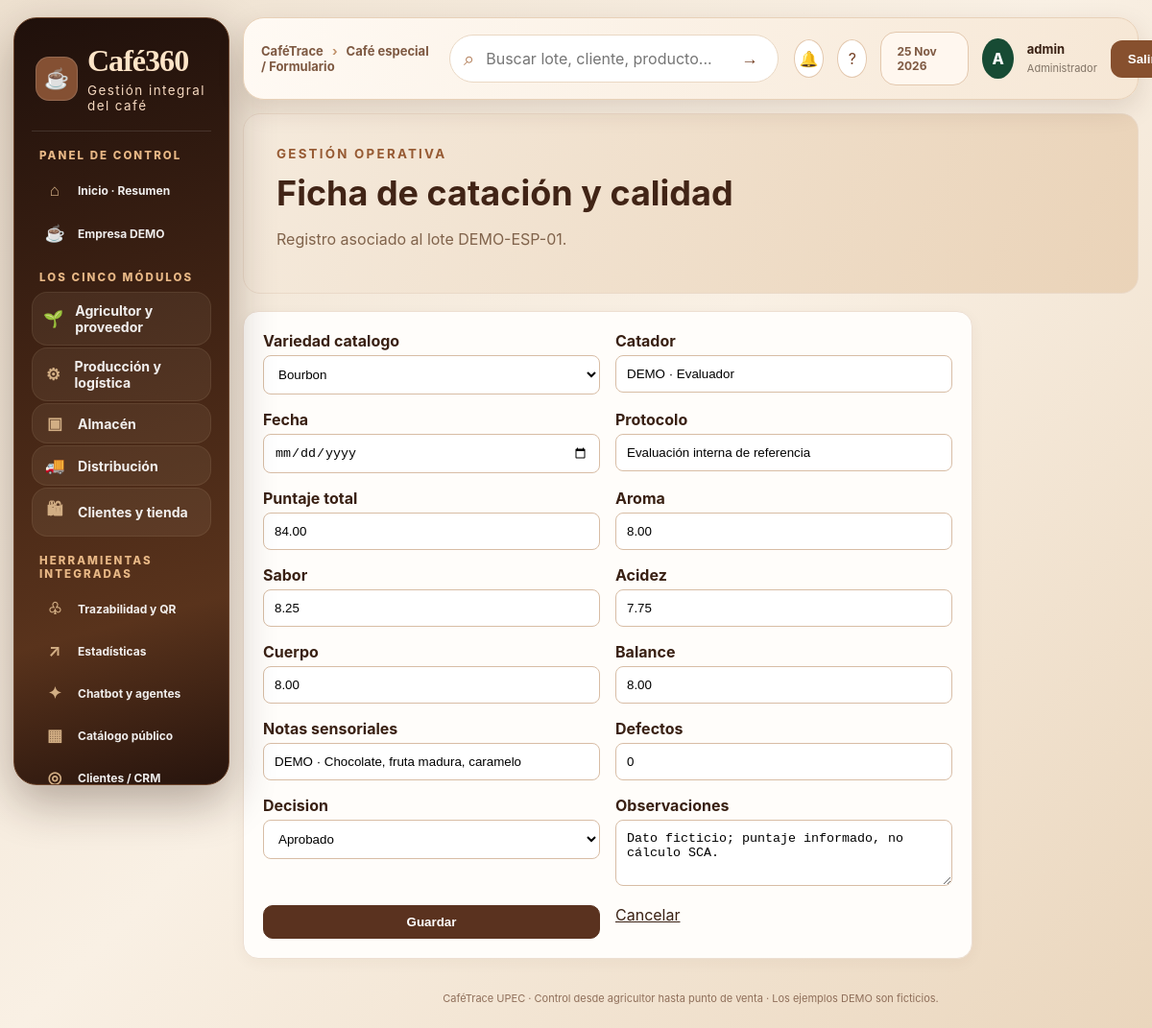
Screenshot of /especial/lote/1/catacion/ (signed in) with the database file from the repository.
### trazabilidad/models.py (models this page shows, shortened)
class Lote(models.Model):
    METODOS = [
        ("Lavado", "Lavado"),
        ("Honey", "Honey"),
        ("Natural", "Natural"),
        ("Anaeróbico", "Anaeróbico"),
    ]
    ESTADOS = [
        ("En proceso", "En proceso"),
        ("Aprobado", "Aprobado"),
        ("Rechazado", "Rechazado"),
    ]
    codigo = models.CharField(max_length=30, unique=True, editable=False)
    productor = models.ForeignKey(Productor, on_delete=models.PROTECT, related_name="lotes")
    finca = models.ForeignKey(Finca, on_delete=models.PROTECT, related_name="lotes")
    variedad = models.CharField(max_length=100)
    fecha_cosecha = models.DateField()
    cantidad_kg = models.DecimalField(max_digits=10, decimal_places=2)
    metodo_proceso = models.CharField(max_length=30, choices=METODOS, default="Lavado")
    fecha_ingreso = models.DateField(default=timezone.now)
    humedad = models.DecimalField(max_digits=5, decimal_places=2, null=True, blank=True)
    temperatura_secado = models.DecimalField(max_digits=5, decimal_places=2, null=True, blank=True)
    tiempo_fermentacion_horas = models.DecimalField(max_digits=6, decimal_places=2, null=True, blank=True)
    estado = models.CharField(max_length=30, choices=ESTADOS, default="En proceso")
    notas = models.TextField(blank=True)
    creado = models.DateTimeField(auto_now_add=True)
    class Meta:
        ordering = ["-creado"]

class PerfilEspecial(models.Model):
    lote = models.OneToOneField(Lote, on_delete=models.CASCADE, related_name='perfil_especial')
    variedad_catalogo = models.ForeignKey(VariedadCafe, on_delete=models.SET_NULL, null=True, blank=True)
    catador = models.CharField(max_length=120)
    fecha = models.DateField(default=timezone.localdate)
    protocolo = models.CharField(max_length=120, default='Evaluación interna de referencia')
    puntaje_total = models.DecimalField(max_digits=5, decimal_places=2, null=True, blank=True)
    aroma = models.DecimalField(max_digits=4, decimal_places=2, null=True, blank=True)
    sabor = models.DecimalField(max_digits=4, decimal_places=2, null=True, blank=True)
    acidez = models.DecimalField(max_digits=4, decimal_places=2, null=True, blank=True)
    cuerpo = models.DecimalField(max_digits=4, decimal_places=2, null=True, blank=True)
    balance = models.DecimalField(max_digits=4, decimal_places=2, null=True, blank=True)
    notas_sensoriales = models.CharField(max_length=300, blank=True)
    defectos = models.PositiveIntegerField(default=0)
    decision = models.CharField(max_length=20, choices=[('Pendiente','Pendiente'),('Aprobado','Aprobado'),('Rechazado','Rechazado')], default='Pendiente')
    observaciones = models.TextField(blank=True)
    class Meta: verbose_name = 'Perfil de café especial'

### trazabilidad/especial_views.py (the view)
# urls.py: path('especial/lote/<int:lote_id>/catacion/', especial_views.catacion, name='especial_catacion'),
@role_required('Control de calidad')
def catacion(request,lote_id):
    lote=get_object_or_404(Lote,pk=lote_id)
    obj=PerfilEspecial.objects.filter(lote=lote).first()
    if request.method=='POST':
        form=PerfilEspecialForm(request.POST,instance=obj)
        if form.is_valid():
            perfil=form.save(commit=False);perfil.lote=lote;perfil.save()
            messages.success(request,'Catación guardada.');return redirect('especial_detalle',lote_id=lote.pk)
    else:form=PerfilEspecialForm(instance=obj)
    return render(request,'especial/form.html',{'form':form,'titulo':'Ficha de catación y calidad','lote':lote})

### trazabilidad/especial_forms.py (shortened to what this page needs)
class PerfilEspecialForm(forms.ModelForm):
    class Meta:
        model=PerfilEspecial
        exclude=['lote']
        widgets={'fecha':forms.DateInput(attrs={'type':'date'}),'observaciones':forms.Textarea(attrs={'rows':3})}

### trazabilidad/models.py (called while the page is built)
    def __str__(self): return self.nombre

### trazabilidad/permissions.py (called while the page is built)
def roles_for(user):
    if not user.is_authenticated:
        return set()
    if user.is_superuser:
        return set(ROLE_NAMES)
    return set(user.groups.filter(name__in=ROLE_NAMES).values_list("name", flat=True))

def role_required(*allowed):
    def decorator(view):
        @login_required
        @wraps(view)
        def wrapper(request, *args, **kwargs):
            grupos=roles_for(request.user)
            dedicados={'Producción','Almacén','Distribución','Tienda'}
            if not request.user.is_superuser and (not (grupos & dedicados & set(allowed)) if grupos & dedicados else not grupos.intersection(allowed)):
                return HttpResponseForbidden("Tu cuenta no tiene permiso para realizar esta operación.")
            return view(request, *args, **kwargs)
        return wrapper
    return decorator

### templates/especial/form.html
{% extends 'base.html' %}{% block title %}{{ titulo }} | CaféTrace{% endblock %}{% block breadcrumb %}Café especial / Formulario{% endblock %}{% block content %}<div class="sp-hero"><small>GESTIÓN OPERATIVA</small><h1>{{ titulo }}</h1><p>Registro asociado al lote {{ lote.codigo }}.</p></div><section class="sp-panel sp-form"><form method="post">{% csrf_token %}{% if form.non_field_errors %}<div class="errorlist">{{ form.non_field_errors }}</div>{% endif %}{% for field in form %}<div><label for="{{ field.id_for_label }}">{{ field.label }}</label>{{ field }}{{ field.errors }}{% if field.help_text %}<small>{{ field.help_text }}</small>{% endif %}</div>{% endfor %}<button type="submit" class="sp-btn">Guardar</button> <a href="{% url 'especial_detalle' lote.pk %}">Cancelar</a></form></section><link rel="stylesheet" href="/static/css/especial.css">{% endblock %}

### templates/base.html (shortened to what this page needs)
{% load static %}
<!DOCTYPE html><html lang="es"><head><meta charset="utf-8"><meta name="viewport" content="width=device-width,initial-scale=1"><title>{% block title %}CaféTrace · Cadena del café{% endblock %}</title>
<link rel="stylesheet" href="{% static 'css/style.css' %}"><link rel="stylesheet" href="{% static 'css/dashboard-pro.css' %}"><link rel="stylesheet" href="{% static 'css/cadena-2026.css' %}"><link rel="stylesheet" href="{% static 'css/cafe-experiencia.css' %}"><link rel="stylesheet" href="{% static 'css/tienda-premium.css' %}"><link rel="stylesheet" href="{% static 'css/cafe360-ui.css' %}">{% block extra_head %}{% endblock %}</head>
<body class="mrp-app {% if user.is_superuser %}mrp-admin{% else %}mrp-operator{% endif %}"><div class="mrp-shell">
{% if user.is_superuser %}<aside id="mrp-sidebar" class="mrp-sidebar"><a href="{% url 'inicio' %}" class="mrp-brand"><span class="mrp-brandicon">☕</span><span><strong>Café360</strong><small>Gestión integral del café</small></span></a>
<div class="mrp-side-title">PANEL DE CONTROL</div>
<a class="mrp-menu-link" href="{% url 'inicio' %}"><span>⌂</span> Inicio · Resumen</a>
<a class="mrp-menu-link" href="{% url 'cadena_empresa_demo' %}"><span>☕</span> Empresa DEMO</a>
<div class="mrp-side-title">LOS CINCO MÓDULOS</div>
<a class="mrp-menu-link c360-primary-module" href="{% url 'cadena_area' 'proveedor' %}"><span>🌱</span> Agricultor y proveedor</a>
<a class="mrp-menu-link c360-primary-module" href="{% url 'cadena_area' 'produccion' %}"><span>⚙</span> Producción y logística</a>
<a class="mrp-menu-link c360-primary-module" href="{% url 'cadena_area' 'almacen' %}"><span>▣</span> Almacén</a>
<a class="mrp-menu-link c360-primary-module" href="{% url 'cadena_area' 'distribucion' %}"><span>🚚</span> Distribución</a>
<a class="mrp-menu-link c360-primary-module" href="{% url 'cadena_area' 'tienda' %}"><span>🛍</span> Clientes y tienda</a>
<div class="mrp-side-title">HERRAMIENTAS INTEGRADAS</div>
<a class="mrp-menu-link" href="{% url 'lista_lotes' %}"><span>♧</span> Trazabilidad y QR</a>
<a class="mrp-menu-link" href="{% url 'cadena_estadisticas' %}"><span>↗</span> Estadísticas</a>
<a class="mrp-menu-link" href="{% url 'cadena_herramientas' %}"><span>✦</span> Chatbot y agentes</a>
<a class="mrp-menu-link" href="{% url 'catalogo_publico' %}"><span>▦</span> Catálogo público</a>
<a class="mrp-menu-link" href="{% url 'cadena_puntos' %}"><span>◎</span> Clientes / CRM</a>
<div class="mrp-sidebar-bottom"><span>●</span> Aplicativo conectado a una empresa simulada<br><small>Catálogo, QR, analítica, trazabilidad y áreas operativas integradas.</small></div></aside>{% endif %}
<div class="mrp-main"><header class="mrp-topbar">{% if user.is_superuser %}<button class="mrp-mobile" type="button" onclick="document.getElementById('mrp-sidebar').classList.toggle('mrp-open')" aria-label="Abrir menú">☰</button>{% else %}<a class="operator-brand" href="{% url 'inicio' %}">☕ CaféTrace <span>· Mi área de trabajo</span></a>{% endif %}<div class="mrp-breadcrumb">CaféTrace <span>›</span> {% block breadcrumb %}Cadena de suministro{% endblock %}</div><form class="c360-search" action="{% url 'lista_lotes' %}" method="get"><input type="text" name="q" placeholder="Buscar lote, cliente, producto..."><button type="submit">→</button></form><div class="mrp-top-right"><a class="c360-icon-btn" href="{% url 'alertas' %}" title="Alertas">🔔</a><a class="c360-icon-btn" href="{% url 'cadena_herramientas' %}" title="Asistente">?</a><span class="mrp-top-date">{% now 'd M Y' %}</span><span class="mrp-avatar">{{ user.first_name|default:user.username|first|upper }}</span><span class="mrp-user"><b>{{ user.get_full_name|default:user.username }}</b><small>{% if user.is_superuser %}Administrador{% else %}{% for g in user.groups.all %}{{ g.name }}{% if not forloop.last %} · {% endif %}{% empty %}Operador{% endfor %}{% endif %}</small></span><form method="post" action="{% url 'logout' %}">{% csrf_token %}<button type="submit" class="mrp-exit">Salir</button></form></div></header>
<main class="mrp-content">{% block content %}{% endblock %}</main><footer class="mrp-footer">CaféTrace UPEC · Control desde agricultor hasta punto de venta · Los ejemplos DEMO son ficticios.</footer></div></div>
<script>document.querySelectorAll('.mrp-menu-link').forEach(a=>{if(a.pathname===location.pathname)a.classList.add('is-active')})</script>{% block extra_js %}{% endblock %}</body></html>

### static/css/style.css (style rules this page uses)
* { box-sizing:border-box }
body { margin:0;font-family:Arial,Helvetica,sans-serif;background:#f6f4ef;color:#29251f }
footer { text-align:center;padding:30px;color:#777;font-size:13px }
body { background:#f7f5f0;color:#26352c }

### static/css/dashboard-pro.css (style rules this page uses)
:root { --brand:#427f48;--deep:#203a2c;--muted:#7a8880;--line:#e8eee9;--bg:#f8faf8;--card:#fff }
* { box-sizing:border-box }
a { color:inherit }
:root { --brand:#774424;--deep:#331d14;--muted:#8b7769;--line:#eadfd2;--bg:#fbf7f1;--card:#fffdfb }

### static/css/cadena-2026.css (style rules this page uses)
:root { --espresso:#24170f;--cafe:#553521;--cafe2:#794d32;--caramelo:#bc8754;--arena:#ede3d4;--crema:#f7f2e9;--papiro:#fffcf6;--verde:#55765a;--tinta:#31271f;--muted:#817365;--linea:#e7dac9 }
* { box-sizing:border-box }
.mrp-app { margin:0;font-family:Inter,'Segoe UI',Arial,sans-serif;background:var(--crema);color:var(--tinta) }
.mrp-shell { display:flex;min-height:100vh }
.mrp-sidebar { width:260px;flex:0 0 260px;background:linear-gradient(165deg,#20150f,#382317 70%,#50301b);color:#eee3d5;min-height:100vh;position:sticky;top:0;height:100vh;overflow-y:auto;padding:25px 13px 18px;scrollbar-color:#624a36 transparent }
.mrp-brand { display:flex;align-items:center;gap:10px;color:#fff;text-decoration:none;padding:6px 10px 24px;border-bottom:1px solid #ffffff24 }
.mrp-brandicon { font-size:27px;background:#ffffff18;border:1px solid #ffffff24;padding:8px;border-radius:12px }
.mrp-brand strong { font-family:Georgia,serif;font-size:26px;font-weight:700 }
.mrp-brand small { display:block;letter-spacing:1.45px;font-size:9px;color:#c9b39e;margin-top:4px }
.mrp-side-title { font-size:10px;font-weight:800;letter-spacing:1.7px;color:#b7a18b;margin:22px 10px 8px }
.mrp-menu-link { color:#edddcc;text-decoration:none;display:flex;align-items:center;gap:10px;padding:11px 12px;margin:3px 0;border-radius:10px;font-size:12px;font-weight:550;transition:.15s }
.mrp-menu-link span { width:24px;text-align:center;font-size:17px;color:#d2ae84 }
.mrp-main { flex:1;min-width:0 }
.mrp-topbar { background:#fffaf4;box-shadow:0 1px 0 #eaded0;min-height:70px;display:flex;align-items:center;justify-content:space-between;padding:10px 27px;gap:12px }
.mrp-breadcrumb { font-size:13px;font-weight:700;color:#5c4635 }
.mrp-breadcrumb span { color:#b7a495;margin:0 9px }
.mrp-top-right { display:flex;gap:12px;align-items:center }
.mrp-top-date { border:1px solid var(--linea);border-radius:10px;padding:10px;color:#8a7460;font-size:12px }
.mrp-avatar { background:#d4e5d4;color:#346044;width:36px;height:36px;border-radius:50%;display:grid;place-items:center;font-weight:800 }
.mrp-user b { display:block;font-size:13px }
.mrp-user small { color:var(--muted);font-size:11px }
.mrp-exit,.mrp-mobile { border:0;background:#63412b;color:white;border-radius:8px;padding:10px 17px;cursor:pointer }
.mrp-content { padding:23px 26px 36px;max-width:1720px;margin:auto }
.mrp-footer { padding:12px 26px;font-size:11px;color:#897c6c;border-top:1px solid var(--linea) }
@media (max-width:1250px) { .mrp-sidebar { width:225px;flex-basis:225px } }
@media (max-width:1250px) { .mrp-content { padding:18px } }

### static/css/cafe-experiencia.css (style rules this page uses)
html { scroll-behavior:smooth }
.mrp-admin .mrp-content { max-width:1760px }

### static/css/especial.css (style rules this page uses)
.sp-hero { background:linear-gradient(110deg,#f5eadc,#ead3b8);border:1px solid #ead9c8;border-radius:18px;padding:30px 34px;margin-bottom:18px;color:#412416 }
.sp-hero small { letter-spacing:.17em;color:#965a33;font-weight:750 }
.sp-hero h1 { font-size:clamp(26px,3vw,38px);margin:10px 0 7px }
.sp-hero p { color:#80634b }
.sp-metrics>div,.sp-panel { background:#fffdfa;border:1px solid #eddfd2;border-radius:16px;padding:20px;box-shadow:0 4px 15px #5130160b }
.sp-panel { margin-bottom:16px }
.sp-pills a,.sp-btn { display:inline-block;background:#f5e8da;color:#633a20;padding:9px 15px;border-radius:10px;text-decoration:none;font-weight:650;border:1px solid #e4cbb4 }
.sp-pills .selected,.sp-btn { background:#5a321f;color:white;border-color:#5a321f }
.sp-form { max-width:760px }
.sp-form form { display:grid;grid-template-columns:1fr 1fr;gap:16px }
.sp-form label { display:block;font-weight:650;margin-bottom:5px }
.sp-form input,.sp-form select,.sp-form textarea { width:100%;max-width:100%;padding:11px;border:1px solid #d8bda5;border-radius:8px;box-sizing:border-box;background:#fff }
.sp-form button { cursor:pointer }

### rows the page displays
Lote: codigo "DEMO-ESP-01"
PerfilEspecial: form "Bourbon" "DEMO · Evaluador" "Evaluación interna de referencia" "84.00" "8.00" "8.25" "7.75" "8.00" "8.00" "DEMO · Chocolate, fruta madura, caramelo" "0" "Aprobado" "Dato ficticio; puntaje informado, no cálculo SCA."

### other values shown
{{ user.first_name|default:user.username|first|upper }} "A"
{{ user.get_full_name|default:user.username }} "admin"
{{ titulo }} "Ficha de catación y calidad"
{{ field.label }} "Variedad catalogo" "Catador" "Fecha" "Protocolo" "Puntaje total" "Aroma" "Sabor" "Acidez" "Cuerpo" "Balance" "Notas sensoriales" "Defectos" "Decision" "Observaciones"
